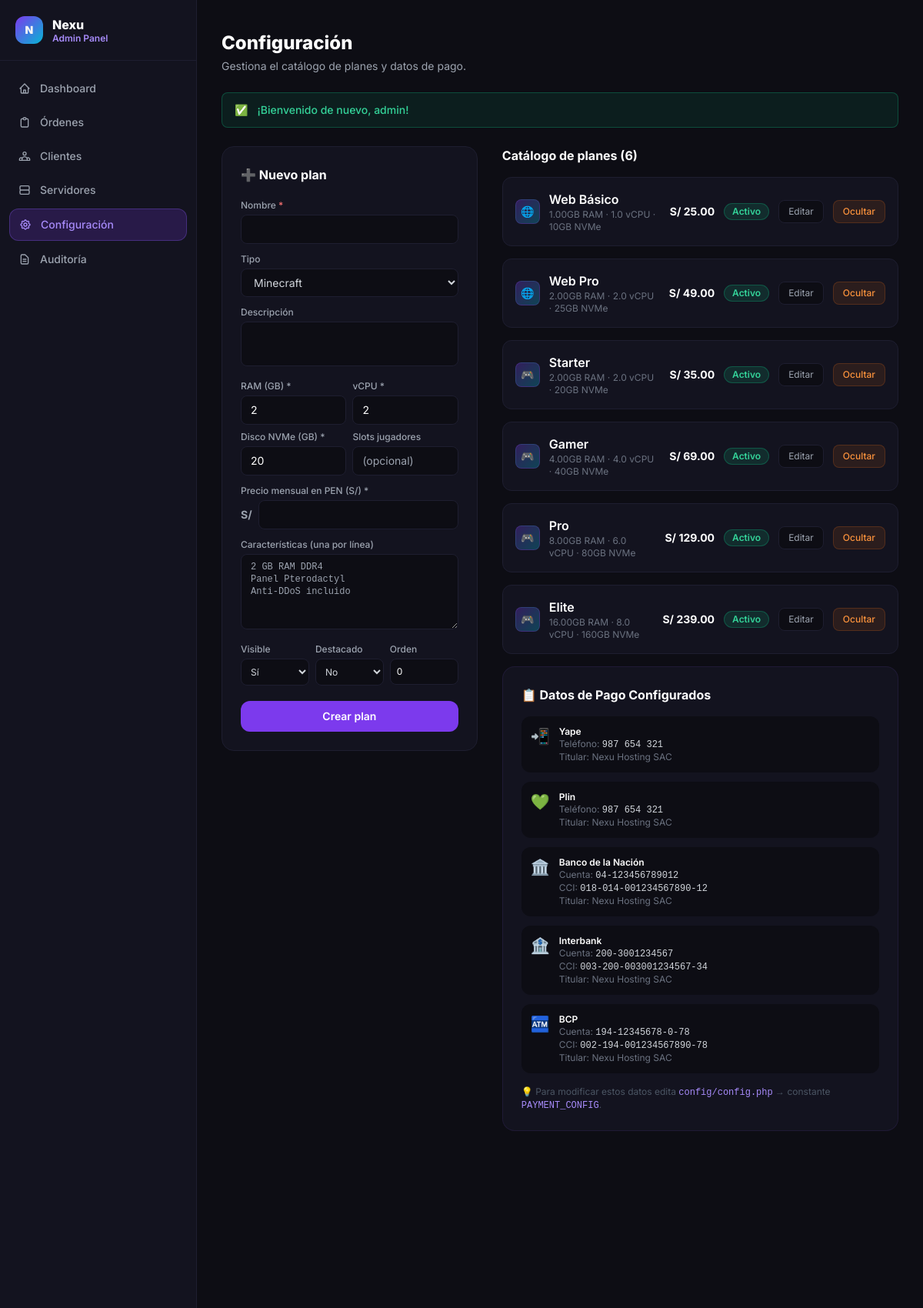
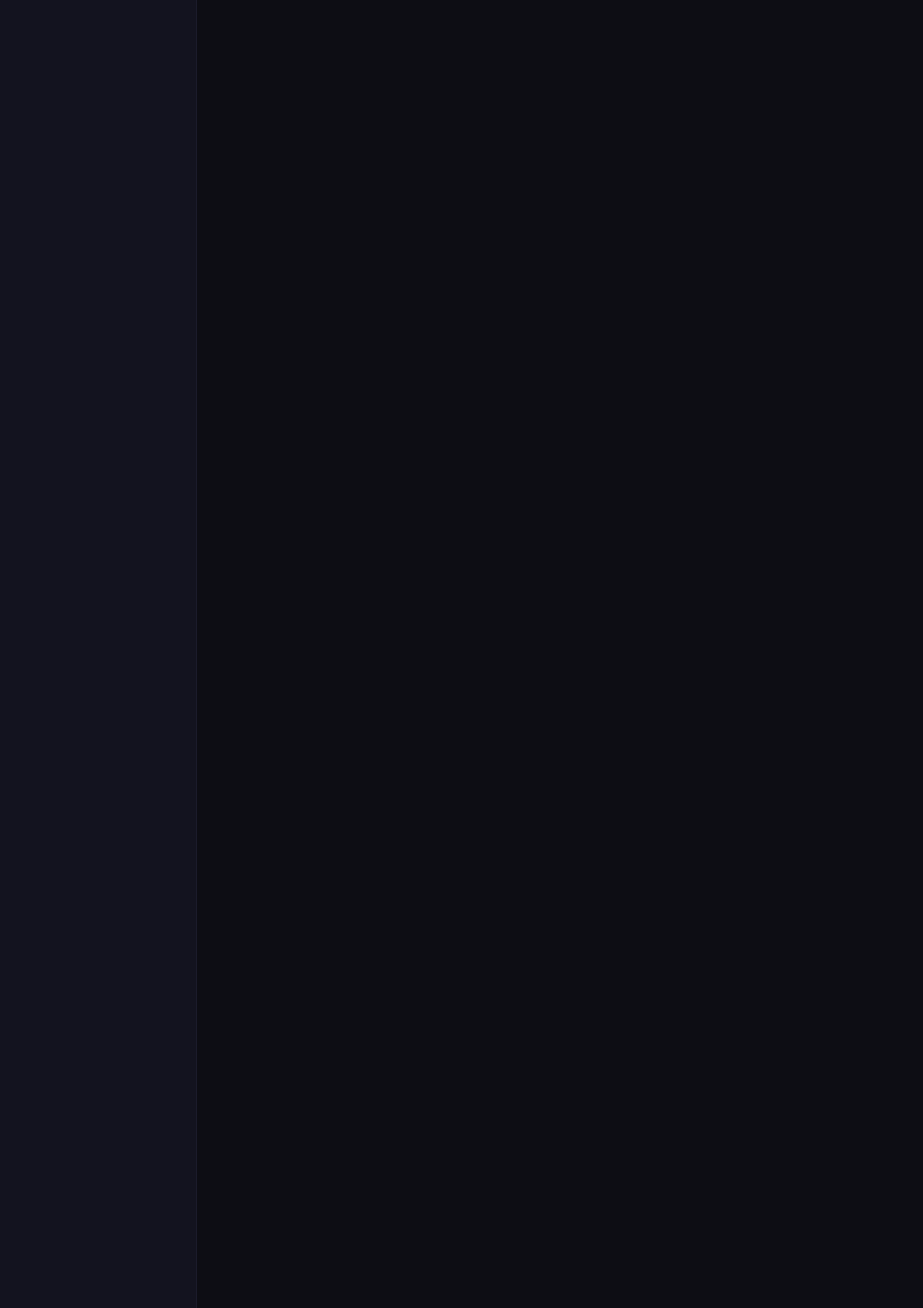
Screenshot of /admin/settings.php (signed in, upper part) with the database file from the repository (2 pictures, top to bottom).
### tables this page shows
CREATE TABLE `plans` (
  `id`           INT UNSIGNED   NOT NULL AUTO_INCREMENT,
  `name`         VARCHAR(100)   NOT NULL,
  `slug`         VARCHAR(120)   NOT NULL UNIQUE,
  `description`  TEXT           DEFAULT NULL,
  `plan_type`    ENUM('web','minecraft','vps','other') NOT NULL DEFAULT 'minecraft',
   
  `ram_gb`       DECIMAL(5,2)   NOT NULL DEFAULT 0 COMMENT 'GB de RAM DDR4/DDR5',
  `cpu_cores`    DECIMAL(4,1)   NOT NULL DEFAULT 0 COMMENT 'Núcleos vCPU',
  `disk_gb`      INT UNSIGNED   NOT NULL DEFAULT 0 COMMENT 'GB NVMe SSD',
  `bandwidth_tb` DECIMAL(5,2)   DEFAULT NULL COMMENT 'TB de ancho de banda, NULL = ilimitado',
  `player_slots` INT UNSIGNED   DEFAULT NULL COMMENT 'Slots de jugadores (Minecraft)',
   
  `price_pen`    DECIMAL(10,2)  NOT NULL COMMENT 'Precio mensual en PEN',
  `features`     JSON           DEFAULT NULL COMMENT 'Lista de características adicionales',
   
  `is_active`    TINYINT(1)     NOT NULL DEFAULT 1,
  `is_featured`  TINYINT(1)     NOT NULL DEFAULT 0,
  `sort_order`   INT            NOT NULL DEFAULT 0,
  `created_at`   TIMESTAMP      NOT NULL DEFAULT CURRENT_TIMESTAMP,
  PRIMARY KEY (`id`),
  INDEX `idx_type_active` (`plan_type`, `is_active`)
);

### admin/settings.php (the view, shortened to what the rows shown need)
<?php
require_once dirname(__DIR__) . '/config/bootstrap.php';
$ctrl = new AdminController();
$data = $ctrl->getPlans();
$editPlan = null;
?>
<?php require_once dirname(__DIR__) . '/views/partials/head.php'; ?>
<div class="min-h-screen flex">
<main class="flex-1 min-w-0 pt-4 pb-12 px-4 sm:px-8 ml-0 lg:ml-64">
  <div class="max-w-7xl mx-auto">
    <div class="py-6 animate-fade-in">
      <h1 class="text-2xl font-extrabold text-white">Configuración</h1>
    </div>
    <div class="grid lg:grid-cols-5 gap-8">
      <div class="lg:col-span-2">
        <div class="bg-surface-card border border-surface-border rounded-2xl p-6 sticky top-6">
          <h2 class="font-bold text-white mb-5">
            <?= $editPlan ? '✏️ Editar plan: '.e($editPlan['name']) : '➕ Nuevo plan' ?>
          </h2>
        </div>
      </div>
      <div class="lg:col-span-3 space-y-4">
        <h2 class="font-bold text-white">Catálogo de planes (<?= count($data['plans']) ?>)</h2>
        <?php foreach ($data['plans'] as $plan): ?>
        <div class="bg-surface-card border border-surface-border rounded-xl p-4 flex items-center justify-between gap-4 hover:border-brand-500/30 transition-colors">
          <div class="flex items-center gap-3 min-w-0">
            <div class="w-8 h-8 rounded-lg bg-gradient-to-br from-brand-600/30 to-cyan-500/30 border border-brand-500/20 flex items-center justify-center text-sm flex-shrink-0">
              <?= $plan['plan_type'] === 'minecraft' ? '🎮' : '🌐' ?>
            </div>
            <div class="min-w-0">
              <p class="font-semibold text-white truncate"><?= e($plan['name']) ?></p>
              <p class="text-xs text-gray-500"><?= $plan['ram_gb'] ?>GB RAM · <?= $plan['cpu_cores'] ?> vCPU · <?= $plan['disk_gb'] ?>GB NVMe</p>
            </div>
          </div>
          <div class="flex items-center gap-3 flex-shrink-0">
            <span class="font-bold text-white text-sm">S/ <?= number_format($plan['price_pen'],2) ?></span>
            <?= statusBadge($plan['is_active'] ? 'active' : 'suspended') ?>
            <a href="/admin/settings.php?edit=<?= $plan['id'] ?>"
               class="px-3 py-1.5 rounded-lg bg-surface border border-surface-border text-gray-400 text-xs hover:text-white hover:border-brand-500/40 transition-colors">
              Editar
            </a>
            <form method="POST" action="/admin/actions/toggle_plan.php" class="inline">
              <button type="submit"
                      class="px-3 py-1.5 rounded-lg text-xs font-medium transition-colors
                             <?= $plan['is_active'] ? 'bg-orange-500/10 border border-orange-500/20 text-orange-400 hover:bg-orange-500/20' : 'bg-emerald-500/10 border border-emerald-500/20 text-emerald-400 hover:bg-emerald-500/20' ?>">
                <?= $plan['is_active'] ? 'Ocultar' : 'Publicar' ?>
              </button>
            </form>
          </div>
        </div>
        <?php endforeach; ?>
      </div>
    </div>
  </div>
</main>
</div>
<?php require_once dirname(__DIR__) . '/views/partials/footer.php'; ?>

### helpers/functions.php (shortened to what the rows shown need)
<?php
function e(?string $v): string
{
    return htmlspecialchars((string)($v ?? ''), ENT_QUOTES | ENT_SUBSTITUTE, 'UTF-8');
}
function isLoggedIn(): bool
{
    return !empty($_SESSION['user_id']);
}
function isAdmin(): bool
{
    return isLoggedIn() && ($_SESSION['user_role'] ?? '') === 'admin';
}
function statusBadge(string $status): string
{
    $map = [
        'pending'     => ['Pendiente',    'bg-yellow-500/15 text-yellow-400 border-yellow-500/30'],
        'verified'    => ['Verificado',   'bg-emerald-500/15 text-emerald-400 border-emerald-500/30'],
        'rejected'    => ['Rechazado',    'bg-red-500/15 text-red-400 border-red-500/30'],
        'refunded'    => ['Reembolsado',  'bg-purple-500/15 text-purple-400 border-purple-500/30'],
        'active'      => ['Activo',       'bg-emerald-500/15 text-emerald-400 border-emerald-500/30'],
        'suspended'   => ['Suspendido',   'bg-orange-500/15 text-orange-400 border-orange-500/30'],
        'terminated'  => ['Terminado',    'bg-red-500/15 text-red-400 border-red-500/30'],
        'installing'  => ['Instalando',   'bg-blue-500/15 text-blue-400 border-blue-500/30'],
        'operational' => ['Operacional',  'bg-emerald-500/15 text-emerald-400 border-emerald-500/30'],
        'degraded'    => ['Degradado',    'bg-yellow-500/15 text-yellow-400 border-yellow-500/30'],
        'maintenance' => ['Mantenimiento','bg-blue-500/15 text-blue-400 border-blue-500/30'],
        'outage'      => ['Caído',        'bg-red-500/15 text-red-400 border-red-500/30'],
    ];
    [$label, $classes] = $map[$status] ?? [ucfirst($status), 'bg-gray-500/15 text-gray-400 border-gray-500/30'];
    return sprintf(
        '<span class="inline-flex items-center px-2.5 py-0.5 rounded-full text-xs font-semibold border %s">%s</span>',
        $classes, $label
    );
}

### rows the page displays
plans: name "Web Básico", ram_gb "1.00", cpu_cores "1.0", disk_gb "10", price_pen "25.00", is_active "Ocultar"
plans: name "Web Pro", ram_gb "2.00", cpu_cores "2.0", disk_gb "25", price_pen "49.00", is_active "Ocultar"
plans: name "Starter", ram_gb "2.00", cpu_cores "2.0", disk_gb "20", price_pen "35.00", is_active "Ocultar"
plans: name "Gamer", ram_gb "4.00", cpu_cores "4.0", disk_gb "40", price_pen "69.00", is_active "Ocultar"
plans: name "Pro", ram_gb "8.00", cpu_cores "6.0", disk_gb "80", price_pen "129.00", is_active "Ocultar"
plans: name "Elite", ram_gb "16.00", cpu_cores "8.0", disk_gb "160", price_pen "239.00", is_active "Ocultar"

### other values shown
$item['label'] "Dashboard"
$item['label'] "Órdenes"
$item['label'] "Clientes"
$item['label'] "Servidores"
$item['label'] "Configuración"
$item['label'] "Auditoría"
$ic "✅"
$flash['message'] "¡Bienvenido de nuevo, admin!"
count($data['plans']) "6"
$method['icon'] "📲"
$method['label'] "Yape"
$method['phone'] "987 654 321"
$method['holder_name'] "Nexu Hosting SAC"
$method['icon'] "💚"
$method['label'] "Plin"
